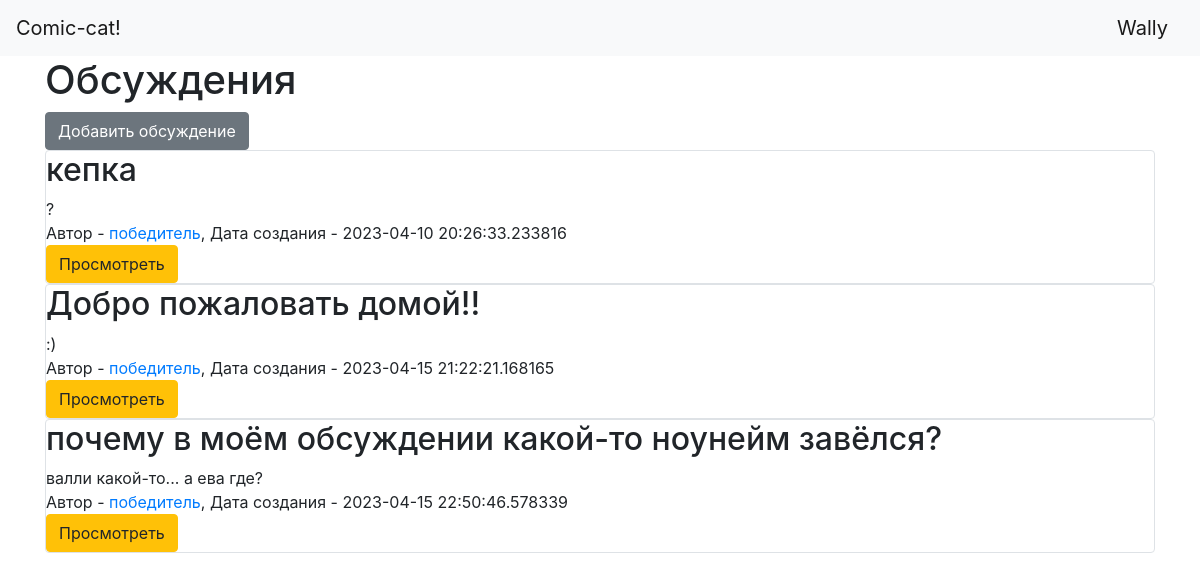
/ (signed in), run on the app's committed database.
### data/users.py (models this page shows, shortened)
class User(SqlAlchemyBase, UserMixin, SerializerMixin):
    __tablename__ = 'users'
    id = sqlalchemy.Column(sqlalchemy.Integer,
                           primary_key=True, autoincrement=True)
    name = sqlalchemy.Column(sqlalchemy.String, nullable=True)
    about = sqlalchemy.Column(sqlalchemy.String, nullable=True)
    email = sqlalchemy.Column(sqlalchemy.String,
                              index=True, unique=True, nullable=True)
    hashed_password = sqlalchemy.Column(sqlalchemy.String, nullable=True)
    created_date = sqlalchemy.Column(sqlalchemy.DateTime,
                                     default=datetime.datetime.now)
    favorites = sqlalchemy.Column(sqlalchemy.String, nullable=True)
    comics = sqlalchemy.Column(sqlalchemy.String, nullable=True)
    discussions = orm.relationship("Discussions", back_populates='user')
    posts = orm.relationship("Posts", back_populates='user')

### data/discussions.py (models this page shows)
class Discussions(SqlAlchemyBase, SerializerMixin):
    __tablename__ = 'discussions'
    id = sqlalchemy.Column(sqlalchemy.Integer,
                           primary_key=True, autoincrement=True)
    title = sqlalchemy.Column(sqlalchemy.String, nullable=True)
    content = sqlalchemy.Column(sqlalchemy.String, nullable=True)
    created_date = sqlalchemy.Column(sqlalchemy.DateTime,
                                     default=datetime.datetime.now)
    is_published = sqlalchemy.Column(sqlalchemy.Boolean, default=True)
    user_id = sqlalchemy.Column(sqlalchemy.Integer,
                                sqlalchemy.ForeignKey("users.id"))
    user = orm.relationship('User')
    categories = orm.relationship("Category",
                                  secondary="association",
                                  backref="news")
    posts = orm.relationship("Posts", back_populates='discussion')

### main.py (the view)
@app.route("/")
def index():
    db_sess = db_session.create_session()
    discs = db_sess.query(Discussions)
    return render_template("discussions.html", discs=discs)

### data/db_session.py (called while the page is built)
def create_session() -> Session:
    global __factory
    return __factory()

### main.py (called while the page is built)
@login_manager.user_loader
def load_user(user_id):
    db_sess = db_session.create_session()
    return db_sess.query(User).get(user_id)

### templates/discussions.html (shortened to what this page needs)
{% extends "base.html" %}
{% block content %}
<h1>Обсуждения</h1>
{% if current_user.is_authenticated %}
    <a href="discs" class="btn btn-secondary">Добавить обсуждение</a>
{% endif %}
{% for item in discs%}
<div class="col-md6 border rounded">
    <h2>{{item.title}}</h2>
    <div>
        {{item.content}}
    </div>
    <div>
        Автор - <a href="/users/{{ item.user.id }}"> {{item.user.name}}</a>, Дата создания - {{item.created_date}}
    </div>
    <div>
        <a href="/discussions/{{ item.id }}" class="btn btn-warning">
            Просмотреть
        </a>
    </div>
</div>
{% endfor %}
{% endblock %}

### templates/base.html (shortened to what this page needs)
<!doctype html>
<html lang="en">
<head>
    <link rel="stylesheet"
          href="https://stackpath.bootstrapcdn.com/bootstrap/4.4.1/css/bootstrap.min.css"
>
</head>
<body>
<header>
    <nav class="navbar navbar-light bg-light">
        <a class="navbar-brand" href="/">Comic-cat!</a>
        {% if current_user.is_authenticated %}
            <a class="navbar-brand" href="/logout">{{ current_user.name }}</a>
        {% else %}
            <p>
                <a class="btn btn-primary " href="/register">Зарегистрироваться</a>
                <a class="btn btn-success" href="/login">Войти</a>
            </p>
        {% endif %}
    </nav>
</header>
<main role="main" class="container">
    {% block content %}{% endblock %}
</main>
</body>
</html>

### data on the page
User: name "Wally"
Discussions: title "кепка", content "?", user.name "победитель", created_date "2023-04-10 20:26:33.233816"
Discussions: title "Добро пожаловать домой!!", content ":)", user.name "победитель", created_date "2023-04-15 21:22:21.168165"
Discussions: title "почему в моём обсуждении какой-то ноунейм завёлся?", content "валли какой-то... а ева где?", user.name "победитель", created_date "2023-04-15 22:50:46.578339"
